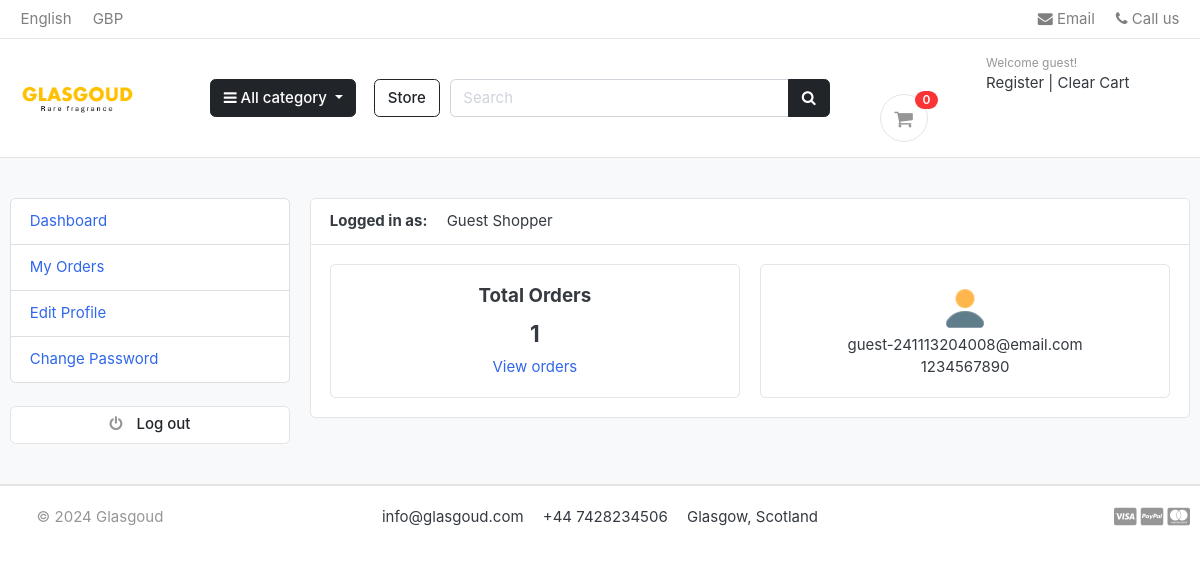
Screenshot of /accounts/dashboard/ (signed in) with the database file from the repository.
### accounts/models.py (models this page shows, shortened)
class Account(AbstractBaseUser):
    first_name = models.CharField(max_length=50)
    last_name = models.CharField(max_length=50)
    username = models.CharField(max_length=50, unique=True)
    email = models.EmailField(max_length=100, unique=True)
    phone_number = models.CharField(max_length=50)
    date_joined = models.DateTimeField(auto_now_add=True)
    last_joined = models.DateTimeField(auto_now_add=True)
    is_admin = models.BooleanField(default=False)
    is_staff = models.BooleanField(default=False)
    is_active = models.BooleanField(default=False)
    is_superadmin = models.BooleanField(default=False)
    USERNAME_FIELD = 'email'
    REQUIRED_FIELDS = ['username', 'first_name', 'last_name']
    objects = MyAccountManager()
    def full_name(self):
        return f'{self.first_name} {self.last_name}'

class UserProfile(models.Model):
    user = models.OneToOneField(Account, on_delete=models.CASCADE)
    address_line_1 = models.CharField(blank=True, max_length=100)
    address_line_2 = models.CharField(blank=True, max_length=100)
    profile_picture = models.ImageField(blank=True, upload_to='userprofile')
    city = models.CharField(blank=True, max_length=50)
    state = models.CharField(blank=True, max_length=50)
    country = models.CharField(blank=True, max_length=50)
    post_code = models.CharField(blank=True, max_length=20)

### accounts/views.py (the view)
# urls.py: path('dashboard/', views.dashboard, name='dashboard'),
@ login_required(login_url='login')
def dashboard(request):
    orders = Order.objects.order_by(
        '-created_at').filter(user_id=request.user.id, is_ordered=True)
    orders_count = orders.count()
    userprofile = UserProfile.objects.get(user_id=request.user.id)
    context = {
        'orders_count': orders_count,
        'userprofile': userprofile,
    }
    return render(request, 'accounts/dashboard.html', context)

### carts/context_processors.py (called while the page is built)
def counter(request):
    cart_count = 0
    if 'admin' in request.path:
        return {}
    else:
        try:
            cart = Cart.objects.filter(cart_id=_cart_id(request))
            if request.user.is_authenticated:
                cart_items = CartItem.objects.all().filter(user=request.user)
            else:
                cart_items = CartItem.objects.all().filter(cart=cart[:1])
            for cart_item in cart_items:
                cart_count += cart_item.quantity
        except Cart.DoesNotExist:
            cart_count = 0
        return dict(cart_count=cart_count)

### carts/views.py (called while the page is built)
def _cart_id(request):
    cart = request.session.session_key
    if not cart:
        cart = request.session.create()
    return cart

### category/context_processors.py (called while the page is built)
def menu_links(request):
    links = Category.objects.all()
    return dict(links=links)

### category/models.py (called while the page is built)
    def get_url(self):
        return reverse('products_by_category', args=[self.slug])

### templates/accounts/dashboard.html (shortened to what this page needs)
{% extends 'base.html' %}
{% block content %}
<section class="section-conten padding-y bg">
    <div class="container">
        <div class="row">
         {% include 'includes/dashboard_sidebar.html' %}
        <main class="col-md-9">
            <article class="card">
            <header class="card-header">
                <strong class="d-inline-block mr-3">Logged in as:</strong>
                <span>{{user.full_name}}</span>
            </header>
            <div class="card-body">
                <div class="row">
                    <div class="col-md-6">
                        <div class="card" style="text-align: center;">
                            <div class="card-body">
                                <h5 class="card-title">Total Orders</h5>
                                <h4>{{orders_count}}</h4>
                                <a href="{% url 'my_orders' %}" class="href">View orders</a>
                            </div>
                        </div>
                    </div>
                    <div class="col-md-6">
                        <div class="card" style="text-align: center;">
                            <div class="card-body">
                                <img src="{{userprofile.profile_picture.url}}" alt="user Profile Picture" width="50" height="50" style="border-radius: 50%;" class="src">
                                <p class="mb-0">{{user.email}}</p>
                                <p>{{user.phone_number}}</p>
                            </div>
                        </div>
                    </div>
                </div>
            </div>
            </article>
        </main>
    </div>
    </div>
    </section>
{% endblock %}

### static/css/ui.css (style rules this page uses)
html { font-family: "Inter", sans-serif; font-size: 15px; }
.padding-y { padding-top: 40px; padding-bottom: 40px; }
article:after, .form-group:after { display: block; clear: both; content: ""; }
.bg { background-color: #f8f9fa; }
p:last-child { margin-bottom: 0; }

### rows the page displays
Account: full_name "Guest Shopper", email "guest-241113204008@email.com", phone_number "1234567890"
UserProfile: profile_picture (placeholder picture)

### other values shown
{{ cart_count }} "0"
{{ orders_count }} "1"
